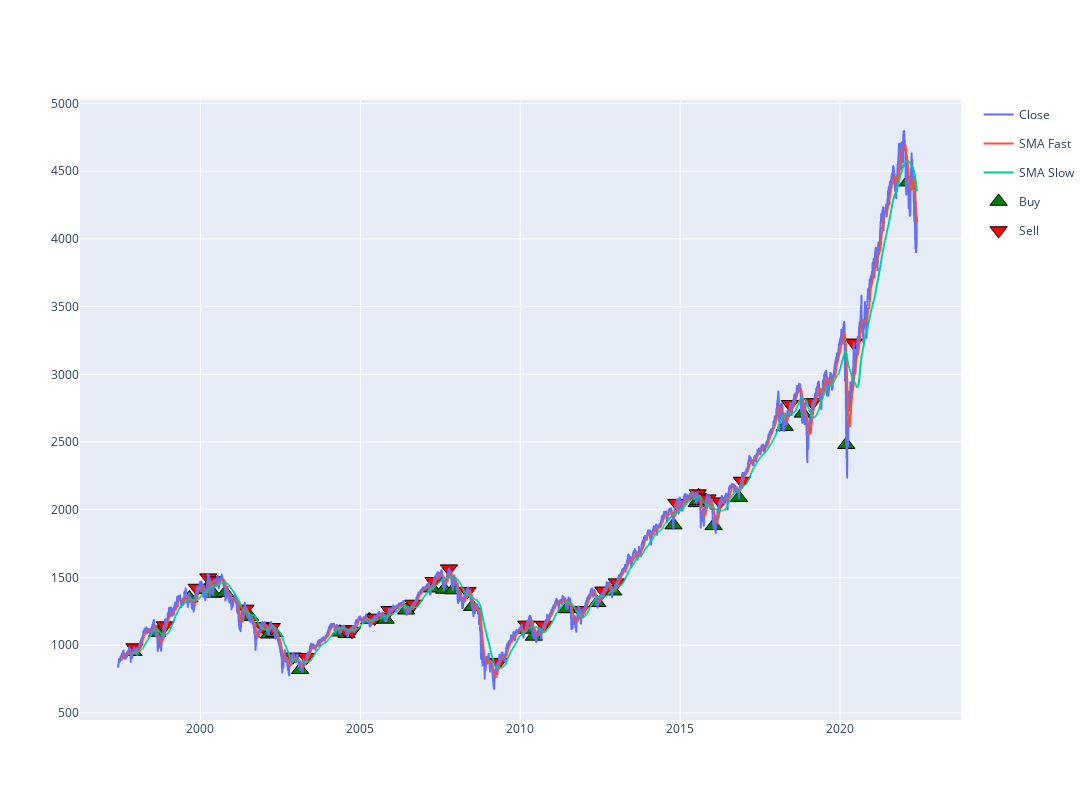

Notebook code for this chart:
### Code cell
dmac_sp500_go = create_trading_plot(
    dmac_df['SP 500'], ['Close', 'SMA Fast', 'SMA Slow']).show()

### Figure 1 — Plotly figure (JSON) as saved in the notebook; plotly's stock layout.template omitted (floating-point values rounded to 4 significant figures; data arrays with more than 128 entries replaced by an {"elided": "..."} marker saying what was removed)
{"data": [{"hovertemplate": "variable=Close<br>Date=%{x}<br>value=%{y}<extra></extra>", "legendgroup": "Close", "line": {"color": "#636efa", "dash": "solid"}, "marker": {"symbol": "circle"}, "mode": "lines", "name": "Close", "showlegend": true, "type": "scattergl", "x": {"elided": "6292 str values"}, "xaxis": "x", "y": {"elided": "6292 float values"}, "yaxis": "y"}, {"hovertemplate": "variable=SMA Fast<br>Date=%{x}<br>value=%{y}<extra></extra>", "legendgroup": "SMA Fast", "line": {"color": "#EF553B", "dash": "solid"}, "marker": {"symbol": "circle"}, "mode": "lines", "name": "SMA Fast", "showlegend": true, "type": "scattergl", "x": {"elided": "6292 str values"}, "xaxis": "x", "y": {"elided": "6292 float values"}, "yaxis": "y"}, {"hovertemplate": "variable=SMA Slow<br>Date=%{x}<br>value=%{y}<extra></extra>", "legendgroup": "SMA Slow", "line": {"color": "#00cc96", "dash": "solid"}, "marker": {"symbol": "circle"}, "mode": "lines", "name": "SMA Slow", "showlegend": true, "type": "scattergl", "x": {"elided": "6292 str values"}, "xaxis": "x", "y": {"elided": "6292 float values"}, "yaxis": "y"}, {"hovertemplate": "variable=Buy<br>Date=%{x}<br>value=%{y}<extra></extra>", "legendgroup": "Buy", "marker": {"color": "green", "line": {"color": "black", "width": 1}, "size": 15, "symbol": "triangle-up"}, "mode": "markers", "name": "Buy", "orientation": "v", "showlegend": true, "type": "scatter", "x": ["1997-11-26T00:00:00", "1998-08-25T00:00:00", "1999-08-27T00:00:00", "2000-03-03T00:00:00", "2000-05-25T00:00:00", "2000-10-10T00:00:00", "2001-07-20T00:00:00", "2002-02-21T00:00:00", "2002-04-25T00:00:00", "2003-02-12T00:00:00", "2004-05-11T00:00:00", "2004-07-26T00:00:00", "2005-04-12T00:00:00", "2005-10-17T00:00:00", "2006-06-08T00:00:00", "2007-03-30T00:00:00", "2007-08-16T00:00:00", "2007-11-26T00:00:00", "2008-07-01T00:00:00", "2010-03-01T00:00:00", "2010-06-04T00:00:00", "2011-06-16T00:00:00", "2012-05-30T00:00:00", "2012-11-27T00:00:00", "2014-10-17T00:00:00", "2015-07-09T00:00:00", "2015-07-27T00:00:00", "2015-07-31T00:00:00", "2016-01-19T00:00:00", "2016-11-03T00:00:00", "2018-04-09T00:00:00", "2018-10-31T00:00:00", "2020-03-12T00:00:00", "2022-02-11T00:00:00"], "xaxis": "x", "y": [951.6, 1093.0, 1348.0, 1409.0, 1382.0, 1387.0, 1211.0, 1081.0, 1091.0, 818.7, 1095.0, 1084.0, 1188.0, 1190.0, 1258.0, 1421.0, 1411.0, 1407.0, 1285.0, 1116.0, 1065.0, 1268.0, 1313.0, 1399.0, 1887.0, 2051.0, 2068.0, 2104.0, 1881.0, 2089.0, 2613.0, 2712.0, 2481.0, 4419.0], "yaxis": "y"}, {"hovertemplate": "variable=Sell<br>Date=%{x}<br>value=%{y}<extra></extra>", "legendgroup": "Sell", "marker": {"color": "red", "line": {"color": "black", "width": 1}, "size": 15, "symbol": "triangle-down"}, "mode": "markers", "name": "Sell", "orientation": "v", "showlegend": true, "type": "scatter", "x": ["1997-12-08T00:00:00", "1998-11-18T00:00:00", "1999-11-19T00:00:00", "2000-03-31T00:00:00", "2000-06-02T00:00:00", "2001-05-29T00:00:00", "2001-12-10T00:00:00", "2002-03-25T00:00:00", "2002-11-20T00:00:00", "2003-04-24T00:00:00", "2004-07-06T00:00:00", "2004-09-27T00:00:00", "2005-06-13T00:00:00", "2005-11-29T00:00:00", "2006-08-29T00:00:00", "2007-04-17T00:00:00", "2007-10-09T00:00:00", "2008-05-08T00:00:00", "2009-04-29T00:00:00", "2010-03-12T00:00:00", "2010-09-24T00:00:00", "2011-11-15T00:00:00", "2012-08-07T00:00:00", "2013-01-07T00:00:00", "2014-11-19T00:00:00", "2015-07-21T00:00:00", "2015-07-28T00:00:00", "2015-11-10T00:00:00", "2016-03-31T00:00:00", "2016-12-06T00:00:00", "2018-06-08T00:00:00", "2019-02-22T00:00:00", "2020-06-08T00:00:00"], "xaxis": "x", "y": [982.4, 1144.0, 1422, 1499.0, 1477.0, 1268.0, 1140.0, 1132.0, 914.2, 911.4, 1116.0, 1104.0, 1201.0, 1257.0, 1304.0, 1471.0, 1565.0, 1398.0, 873.6, 1150.0, 1149.0, 1258.0, 1401.0, 1462.0, 2049.0, 2119.0, 2093.0, 2082.0, 2060.0, 2212.0, 2779.0, 2793.0, 3232.0], "yaxis": "y"}], "layout": {"height": 800, "width": 1500}}
